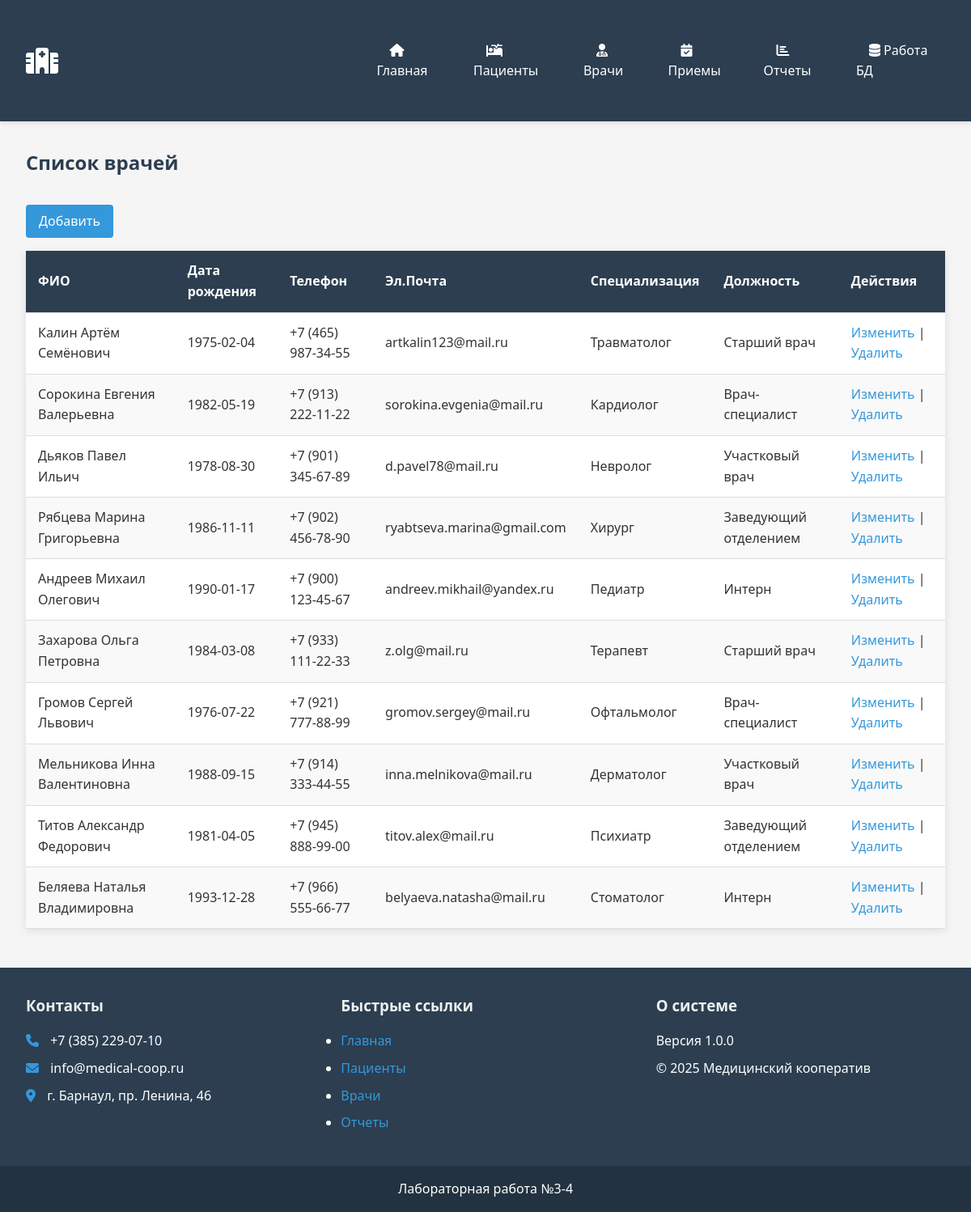
Screenshot of /pages/doctors/doctors.php with the database file from the repository.
### tables this page shows
CREATE TABLE `doctor` (
  `id` int(11) NOT NULL,
  `last_name` varchar(50) DEFAULT NULL,
  `first_name` varchar(50) DEFAULT NULL,
  `patronymic` varchar(50) DEFAULT NULL,
  `date_of_birth` date DEFAULT NULL,
  `number_phone` varchar(20) DEFAULT NULL,
  `email` varchar(50) DEFAULT NULL,
  `specialization` int(11) DEFAULT NULL,
  `post` int(11) DEFAULT NULL
);

CREATE TABLE `specialization` (
  `id` int(11) NOT NULL,
  `string` varchar(50) DEFAULT NULL
);

CREATE TABLE `post` (
  `id` int(11) NOT NULL,
  `string` varchar(50) DEFAULT NULL
);

### pages/doctors/doctors.php (the view, shortened to what this page needs)
<?php
require_once '../../includes/header.php';
require_once '../../includes/config.php';
$sql = "SELECT d.*, s.string as specialization_name, p.string as post_name
        FROM doctor d
        JOIN specialization s ON d.specialization = s.id
        JOIN post p ON d.post = p.id";
$result = $conn->query($sql);
?>
<h2>Список врачей</h2>
<a href="pages/doctors/doctors_insert.php" class="btn">Добавить</a>
<?php if ($result->num_rows > 0): ?>
<table class="table">
    <thead>
        <tr>
            <th>ФИО</th>
            <th>Дата рождения</th>
            <th>Телефон</th>
            <th>Эл.Почта</th>
            <th>Специализация</th>
            <th>Должность</th>
            <th>Действия</th>
        </tr>
    </thead>
    <tbody>
        <?php while($row = $result->fetch_assoc()): ?>
        <tr>
            <td><?= htmlspecialchars($row['last_name']) ?> <?= htmlspecialchars($row['first_name']) ?> <?= htmlspecialchars($row['patronymic']) ?></td>
            <td><?= htmlspecialchars($row['date_of_birth']) ?></td>
            <td><?= htmlspecialchars($row['number_phone']) ?></td>
            <td><?= htmlspecialchars($row['email']) ?></td>
            <td><?= htmlspecialchars($row['specialization_name']) ?></td>
            <td><?= htmlspecialchars($row['post_name']) ?></td>
            <td>
                <a href="pages/doctors/doctors_update.php?id=<?= $row['id'] ?>">Изменить</a> |
                <a href="pages/doctors/doctors_delete.php?id=<?= $row['id'] ?>" onclick="return confirm('Удалить врача?')">Удалить</a>
            </td>
        </tr>
        <?php endwhile; ?>
    </tbody>
</table>
<?php else: ?>
    <p>Врачи не найдены.</p>
<?php endif;
require_once '../../includes/footer.php';
?>

### css/style.css (style rules this page uses)
:root { --primary-color: #3498db; --secondary-color: #2980b9; --accent-color: #e74c3c; --light-color: #ecf0f1; --dark-color: #2c3e50; --success-color: #2ecc71; --warning-color: #f39c12; --danger-color: #e74c3c; }
* { margin: 0; padding: 0; box-sizing: border-box; font-family: 'Segoe UI', Tahoma, Geneva, Verdana, sans-serif; }
body { background-color: #f5f5f5; color: #333; line-height: 1.6; }
a { text-decoration: none; color: var(--primary-color); }
h1, h2, h3 { margin-bottom: 1rem; color: var(--dark-color); }
.btn { display: inline-block; background: var(--primary-color); color: white; padding: 0.5rem 1rem; border-radius: 4px; margin-top: 1rem; transition: background-color 0.3s; }
.table { width: 100%; border-collapse: collapse; margin: 1rem 0; background: white; box-shadow: 0 2px 10px rgba(0,0,0,0.1); }
.table th, .table td { padding: 12px 15px; text-align: left; border-bottom: 1px solid #ddd; }
.table th { background-color: var(--dark-color); color: white; }
.table tr:nth-child(even) { background-color: #f9f9f9; }

### rows the page displays
doctor: last_name "Калин", first_name "Артём", patronymic "Семёнович", date_of_birth "1975-02-04", number_phone "+7 (465) 987-34-55", email "artkalin123@mail.ru", specialization.string "Травматолог", post.string "Старший врач"
doctor: last_name "Сорокина", first_name "Евгения", patronymic "Валерьевна", date_of_birth "1982-05-19", number_phone "+7 (913) 222-11-22", email "sorokina.evgenia@mail.ru", specialization.string "Кардиолог", post.string "Врач-специалист"
doctor: last_name "Дьяков", first_name "Павел", patronymic "Ильич", date_of_birth "1978-08-30", number_phone "+7 (901) 345-67-89", email "d.pavel78@mail.ru", specialization.string "Невролог", post.string "Участковый врач"
doctor: last_name "Рябцева", first_name "Марина", patronymic "Григорьевна", date_of_birth "1986-11-11", number_phone "+7 (902) 456-78-90", email "ryabtseva.marina@gmail.com", specialization.string "Хирург", post.string "Заведующий отделением"
doctor: last_name "Андреев", first_name "Михаил", patronymic "Олегович", date_of_birth "1990-01-17", number_phone "+7 (900) 123-45-67", email "andreev.mikhail@yandex.ru", specialization.string "Педиатр", post.string "Интерн"
doctor: last_name "Захарова", first_name "Ольга", patronymic "Петровна", date_of_birth "1984-03-08", number_phone "+7 (933) 111-22-33", email "z.olg@mail.ru", specialization.string "Терапевт", post.string "Старший врач"
doctor: last_name "Громов", first_name "Сергей", patronymic "Львович", date_of_birth "1976-07-22", number_phone "+7 (921) 777-88-99", email "gromov.sergey@mail.ru", specialization.string "Офтальмолог", post.string "Врач-специалист"
doctor: last_name "Мельникова", first_name "Инна", patronymic "Валентиновна", date_of_birth "1988-09-15", number_phone "+7 (914) 333-44-55", email "inna.melnikova@mail.ru", specialization.string "Дерматолог", post.string "Участковый врач"
doctor: last_name "Титов", first_name "Александр", patronymic "Федорович", date_of_birth "1981-04-05", number_phone "+7 (945) 888-99-00", email "titov.alex@mail.ru", specialization.string "Психиатр", post.string "Заведующий отделением"
doctor: last_name "Беляева", first_name "Наталья", patronymic "Владимировна", date_of_birth "1993-12-28", number_phone "+7 (966) 555-66-77", email "belyaeva.natasha@mail.ru", specialization.string "Стоматолог", post.string "Интерн"
